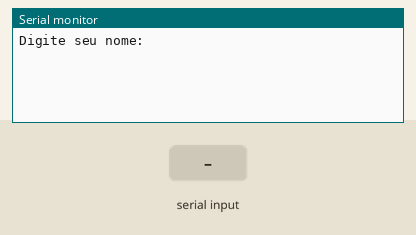
Bench run of a sketch on a simulated Arduino Uno, built with avr-gcc and run on an emulated ATmega328P. Shown: the last lines printed to the serial monitor. The test bench sets the inputs (shaded band).

Above: at 1.2 s.
1.3 s: "90,45\n" received over Serial
At 3.5 s:
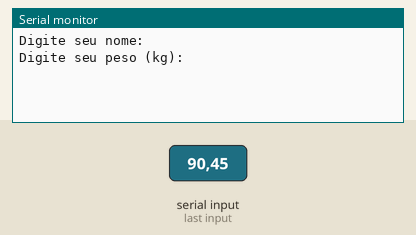
3.8 s: "30,150\n" received over Serial
At 4.8 s:
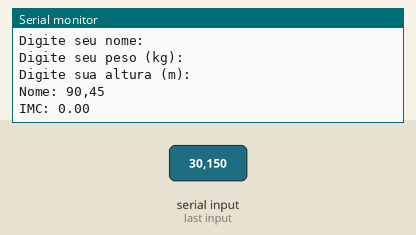

Measured:
- after the input at 1.3 s, the serial monitor: prints a new line after 1.0 s (image 1)
- after the input at 3.8 s, the serial monitor: prints a new line at once (image 2)

The sketch:

lpmb_ex04_1.ino
```cpp
/* 04
Faça um programa que receba o nome, o peso e a altura de uma
pessoa. Calcule e imprima o nome e o IMC dessa pessoa - IMC = peso
/ (altura * altura).
*/

String nome = "";
float peso = 0.0, altura = 0.0;

void setup() {
  Serial.begin(9600);
}

void loop() {
  Serial.println("Digite seu nome:");
  while (!Serial.available());
  nome = Serial.readString();

  Serial.println("Digite seu peso (kg):");
  while (!Serial.available());
  peso = Serial.parseFloat();

  Serial.println("Digite sua altura (m):");
  while (!Serial.available());
  altura = Serial.parseFloat();

  float imc = peso / (altura * altura);

  Serial.println("Nome: " + nome);
  Serial.println("IMC: " + String(imc));

  delay(5000);// aguarda 5 segundo

}
```
